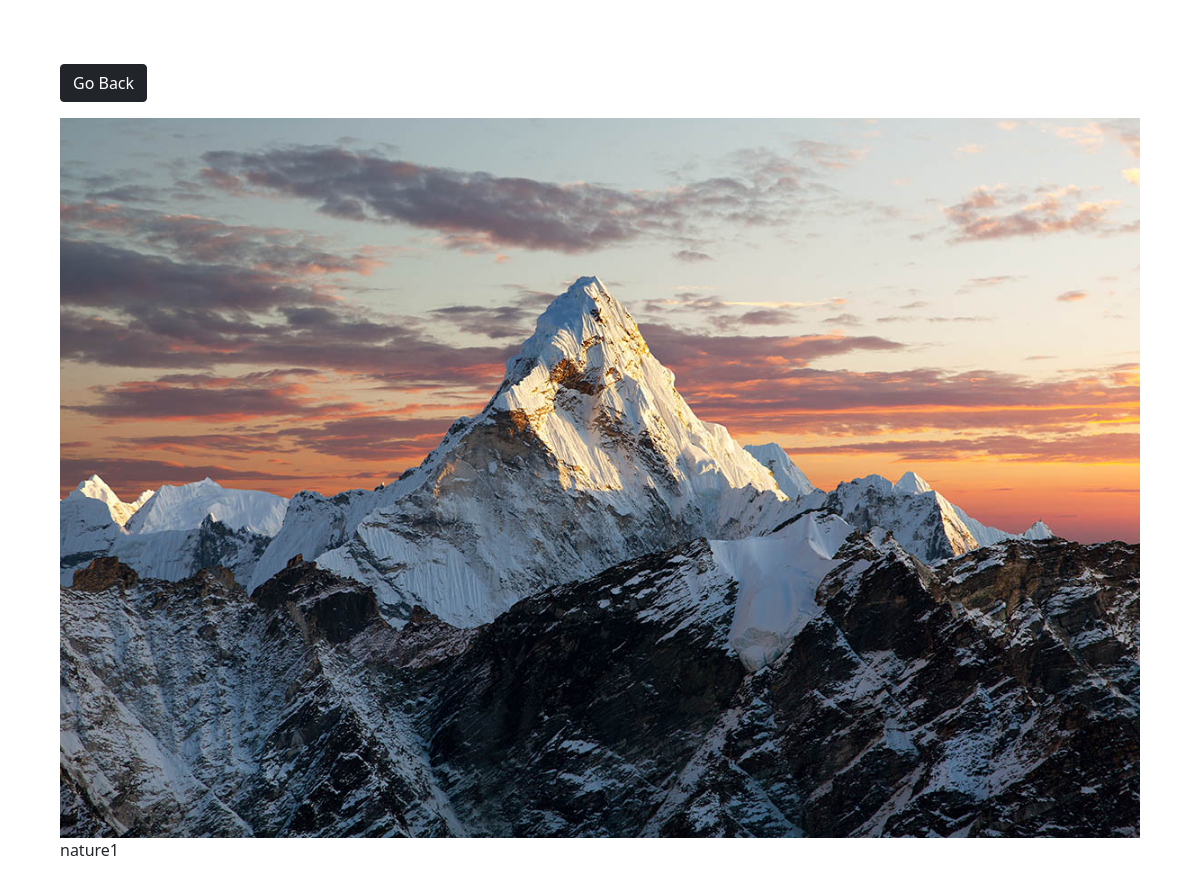
Screenshot of /view/3/ with the database file from the repository.
### photos/models.py (models this page shows, shortened)
class Photo(models.Model):
    category = models.ForeignKey(Category, on_delete=models.SET_NULL, null=True, blank=True)
    description = models.TextField()
    image = models.ImageField(null=False, blank=False)

### photos/views.py (the view)
# urls.py: path('view/<str:pk>/', view_photo, name='view-photo'),
def view_photo(request, pk):
    photo = Photo.objects.get(id=pk)
    context = {'photo': photo}
    return render(request, 'photos/photo.html', context)

### photos/templates/photos/photo.html (shortened to what this page needs)
<!DOCTYPE html>
<html>
<head>
    <link href="https://cdn.jsdelivr.net/npm/bootstrap@5.0.0-beta1/dist/css/bootstrap.min.css" rel="stylesheet"
>
</head>
<body class="m-5">
<div class="container">
    <div class="row justify-content-center">
        <div class="col">
            <a href="{% url 'gallery' %}" class="btn btn-dark my-3">Go Back</a>
            <div style="height: 90vh;">
                <img style="max-width: 100%; max-height: 100%;" src="{{ photo.image.url }}" alt="Photo">
                <p>{{ photo.description }}</p>
            </div>
        </div>
    </div>
</div>
</body>
</html>

### rows the page displays
Photo: image (picture), description "nature1"
